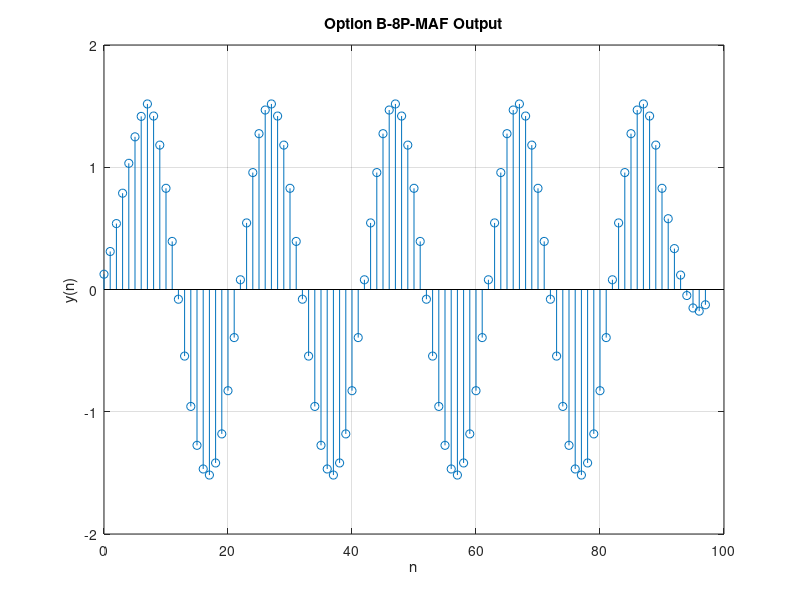

Recreate this plot in MATLAB.
clc
clear all

% 8 point MA filter
h = (ones(1,8))./8;

% Overshooting of n to 70 samples instead of 40
n = 0:1:70;

% input
x = 2 * (sin((pi*n / 10) - (pi / 3)));

% Create a matrix and fill it with zeros
N1 = length(x);
N2 = length(h);
x = [x,zeros(1,N2)];
h = [h,zeros(1,N1)];

% Moving Average filter output
for i = 1: N1 + N2 - 1
    y(i) = 0;
    for j = 1:N1
        if((i-j+1)>0)
        y(i)=y(i)+(x(j)*h(i-j+1));
        end
    end
end

n = 0:1:length(y)-1;

% Plot of Filter input
stem(x);
grid;
xlabel('n');
ylabel('y(n)')
title('Filter Input')

% Plot of Output Response
stem(n,y);
grid;
xlabel('n');
ylabel('y(n)')
title('Option A-8P-MAF Output')



%-------------------OPTION B-----------------%
h = (ones(1,8))./8;

% Overshooting of n to 90 samples instead of 60
n = 0:1:90;

% input
x = 2 * (cos((pi*n / 10) - (pi / 3)));

% Create a matrix and fill it with zeros
N1 = length(x);
N2 = length(h);
x = [x,zeros(1,N2)];
h = [h,zeros(1,N1)];

% Moving Average filter output
for i = 1: N1 + N2 - 1
    y(i)=0;
    for j = 1:N1
        if((i-j+1)>0)
        y(i)=y(i)+(x(j)*h(i-j+1));
        end
    end
end

n=0:1:length(y)-1;

% Plot of Filter input
stem(x);
grid;
xlabel('n');
ylabel('y(n)')
title('Filter Input')

% Plot of Output Response
stem(n,y);
grid;
xlabel('n');
ylabel('y(n)')
title('Option B-8P-MAF Output')